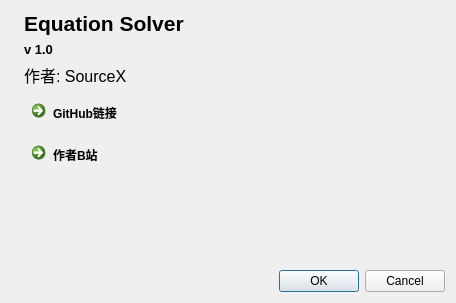
<?xml version="1.0" encoding="UTF-8"?>
<ui version="4.0">
 <class>Dialog</class>
 <widget class="QDialog" name="Dialog">
  <property name="geometry">
   <rect>
    <x>0</x>
    <y>0</y>
    <width>456</width>
    <height>303</height>
   </rect>
  </property>
  <property name="windowTitle">
   <string>Dialog</string>
  </property>
  <property name="windowIcon">
   <iconset>
    <normaloff>main.ico</normaloff>main.ico</iconset>
  </property>
  <layout class="QGridLayout" name="gridLayout">
   <item row="0" column="1">
    <layout class="QVBoxLayout" name="verticalLayout_3">
     <item>
      <layout class="QVBoxLayout" name="verticalLayout_2">
       <item>
        <widget class="QLabel" name="label_main">
         <property name="font">
          <font>
           <pointsize>16</pointsize>
           <bold>true</bold>
          </font>
         </property>
         <property name="text">
          <string>Equation Solver</string>
         </property>
        </widget>
       </item>
       <item>
        <widget class="QLabel" name="label_ver">
         <property name="font">
          <font>
           <pointsize>10</pointsize>
           <bold>true</bold>
          </font>
         </property>
         <property name="text">
          <string>v 1.0</string>
         </property>
        </widget>
       </item>
      </layout>
     </item>
     <item>
      <widget class="QLabel" name="label_developer">
       <property name="font">
        <font>
         <pointsize>12</pointsize>
        </font>
       </property>
       <property name="text">
        <string>作者: SourceX</string>
       </property>
      </widget>
     </item>
     <item>
      <layout class="QVBoxLayout" name="verticalLayout">
       <item>
        <widget class="QCommandLinkButton" name="commandLinkButton_github">
         <property name="text">
          <string>GitHub链接</string>
         </property>
        </widget>
       </item>
       <item>
        <widget class="QCommandLinkButton" name="commandLinkButton_bilibili">
         <property name="text">
          <string>作者B站</string>
         </property>
        </widget>
       </item>
       <item>
        <spacer name="verticalSpacer">
         <property name="orientation">
          <enum>Qt::Orientation::Vertical</enum>
         </property>
         <property name="sizeHint" stdset="0">
          <size>
           <width>20</width>
           <height>40</height>
          </size>
         </property>
        </spacer>
       </item>
      </layout>
     </item>
    </layout>
   </item>
   <item row="1" column="1">
    <widget class="QDialogButtonBox" name="buttonBox">
     <property name="orientation">
      <enum>Qt::Orientation::Horizontal</enum>
     </property>
     <property name="standardButtons">
      <set>QDialogButtonBox::StandardButton::Cancel|QDialogButtonBox::StandardButton::Ok</set>
     </property>
    </widget>
   </item>
   <item row="0" column="0">
    <widget class="QLabel" name="label">
     <property name="text">
      <string/>
     </property>
     <property name="pixmap">
      <pixmap>main.ico</pixmap>
     </property>
    </widget>
   </item>
  </layout>
 </widget>
 <resources/>
 <connections>
  <connection>
   <sender>buttonBox</sender>
   <signal>accepted()</signal>
   <receiver>Dialog</receiver>
   <slot>accept()</slot>
   <hints>
    <hint type="sourcelabel">
     <x>248</x>
     <y>254</y>
    </hint>
    <hint type="destinationlabel">
     <x>157</x>
     <y>274</y>
    </hint>
   </hints>
  </connection>
  <connection>
   <sender>buttonBox</sender>
   <signal>rejected()</signal>
   <receiver>Dialog</receiver>
   <slot>reject()</slot>
   <hints>
    <hint type="sourcelabel">
     <x>316</x>
     <y>260</y>
    </hint>
    <hint type="destinationlabel">
     <x>286</x>
     <y>274</y>
    </hint>
   </hints>
  </connection>
 </connections>
</ui>
